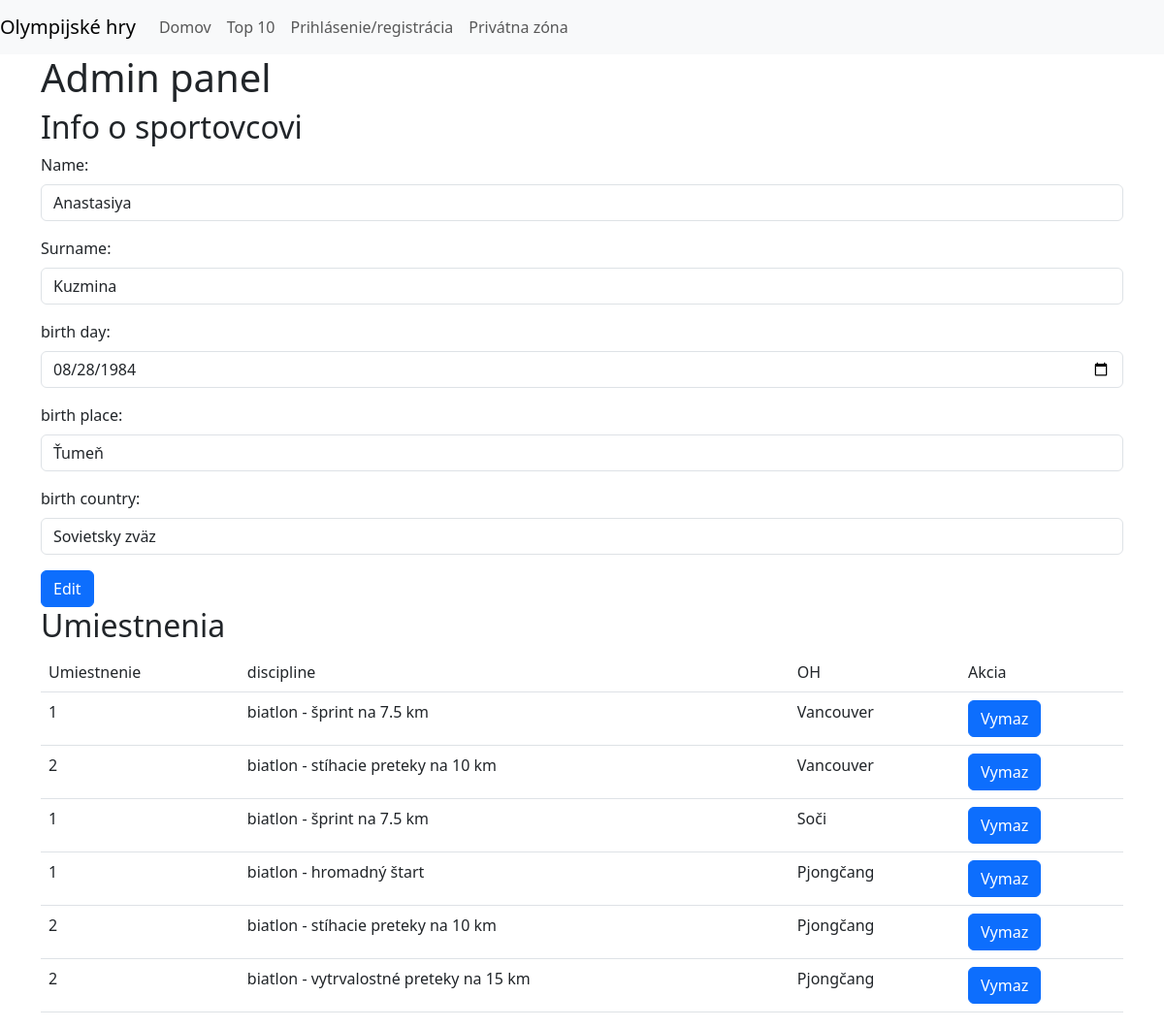
The app's page /editPerson.php?id=4 (signed in) with its own data.
### tables this page shows
CREATE TABLE `person` (
  `id` int UNSIGNED NOT NULL,
  `name` varchar(100) NOT NULL,
  `surname` varchar(100) NOT NULL,
  `birth_day` date NOT NULL,
  `birth_place` varchar(100) NOT NULL,
  `birth_country` varchar(100) NOT NULL,
  `death_day` date DEFAULT NULL,
  `death_place` varchar(100) DEFAULT NULL,
  `death_country` varchar(100) DEFAULT NULL
);

CREATE TABLE `placement` (
  `id` int UNSIGNED NOT NULL,
  `person_id` int UNSIGNED NOT NULL,
  `games_id` int UNSIGNED NOT NULL,
  `placing` smallint UNSIGNED NOT NULL,
  `discipline` varchar(200) NOT NULL
);

CREATE TABLE `games` (
  `id` int UNSIGNED NOT NULL,
  `type` varchar(10) NOT NULL,
  `year` smallint NOT NULL,
  `games_order` tinyint UNSIGNED NOT NULL,
  `city` varchar(100) NOT NULL,
  `country` varchar(100) NOT NULL
);

### editPerson.php (the view, shortened to what this page needs)
<?php
require_once('config.php');
try {
    $db = new PDO("mysql:host=$hostname;dbname=$dbname", $username, $password);
    $db->setAttribute(PDO::ATTR_ERRMODE, PDO::ERRMODE_EXCEPTION);
    $query = "SELECT * FROM person where id=?";
    $stmt = $db->prepare($query);
    $stmt->execute([$_GET['id']]);
    $person = $stmt->fetch(PDO::FETCH_ASSOC);
    $query = "select placement.*, games.city from placement join games on placement.games_id = games.id where placement.person_id=?";
    $stmt = $db->prepare($query);
    $stmt->execute([$_GET['id']]);
    $placements = $stmt->fetchAll(PDO::FETCH_ASSOC);
} catch (PDOException $e) {
    echo $e->getMessage();
}
?>
<!DOCTYPE html>
<html lang="en">
<head>
    <link rel="stylesheet" href="https://unpkg.com/@picocss/pico@1.*/css/pico.min.css">
    <link href="https://cdn.jsdelivr.net/npm/bootstrap@5.3.0-alpha1/dist/css/bootstrap.min.css" rel="stylesheet"
>
</head>
<body>
    <nav class="navbar navbar-expand-lg navbar-light bg-light">
        <a class="navbar-brand" href="#">Olympijské hry</a>
        <div class="collapse navbar-collapse" id="navbarNav">
            <ul class="navbar-nav">
                <li class="nav-item active">
                    <a class="nav-link" href="index.php">Domov <span class="sr-only"></span></a>
                </li>
                <li class="nav-item">
                    <a class="nav-link" href="topTen.php">Top 10</a>
                </li>
                <li class="nav-item">
                    <a class="nav-link" href="allRegAndLogins.php">Prihlásenie/registrácia</a>
                </li>
                <li class="nav-item">
                    <a class="nav-link" href="restricted.php">Privátna zóna</a>
                </li>
            </ul>
        </div>
    </nav>
    <div class="container-md">
        <h1>Admin panel</h1>
        <h2>Info o sportovcovi</h2>
        <form action="#" method="post">
            <div class="mb-3">
                <label for="InputName" class="form-label">Name:</label>
                <input type="text" name="name" class="form-control" id="InputName"
                    value="<?php echo $person['name']; ?>" required>
            </div>
            <div class="mb-3">
                <label for="InputSurname" class="form-label">Surname:</label>
                <input type="text" name="surname" class="form-control" id="InputSurname"
                    value="<?php echo $person['surname']; ?>" required>
            </div>
            <div class="mb-3">
                <label for="InputDate" class="form-label">birth day:</label>
                <input type="date" name="birth_day" class="form-control" id="InputDate"
                    value="<?php echo $person['birth_day']; ?>" required>
            </div>
            <div class="mb-3">
                <label for="InputbrPlace" class="form-label">birth place:</label>
                <input type="text" name="birth_place" class="form-control" id="InputBrPlace"
                    value="<?php echo $person['birth_place']; ?>" required>
            </div>
            <div class="mb-3">
                <label for="InputBrCountry" class="form-label">birth country:</label>
                <input type="text" name="birth_country" class="form-control" id="InputBrCountry"
                    value="<?php echo $person['birth_country']; ?>" required>
            </div>
            <button type="submit" class="btn btn-primary">Edit</button>
        </form>
        <h2>Umiestnenia</h2>
        <table class="table">
            <thead>
                <tr>
                    <td>Umiestnenie</td>
                    <td>discipline</td>
                    <td>OH</td>
                    <td>Akcia</td>
                </tr>
            </thead>
            <tbody>
                <?php
                foreach ($placements as $placement) {
                    echo '<tr><td>' . $placement['placing'] . '</td><td>' . $placement['discipline'] . '</td><td>' . $placement['city'] . '</td><td>';
                    echo '<form action="#" method="post"><input type="hidden" name="del_placement_id" value="' . $placement['id'] . '"><button type="submit" class="btn btn-primary">Vymaz</button></form>';
                    echo '</td></tr>';
                }
                ?>
            </tbody>
        </table>
    </div>
</body>
</html>

### records on screen
person: name "Anastasiya", surname "Kuzmina", birth_day "08/28/1984", birth_place "Ťumeň", birth_country "Sovietsky zväz"
placement: placing "1", discipline "biatlon - šprint na 7.5 km", games.city "Vancouver"
placement: placing "2", discipline "biatlon - stíhacie preteky na 10 km", games.city "Vancouver"
placement: placing "1", discipline "biatlon - šprint na 7.5 km", games.city "Soči"
placement: placing "1", discipline "biatlon - hromadný štart", games.city "Pjongčang"
placement: placing "2", discipline "biatlon - stíhacie preteky na 10 km", games.city "Pjongčang"
placement: placing "2", discipline "biatlon - vytrvalostné preteky na 15 km", games.city "Pjongčang"
